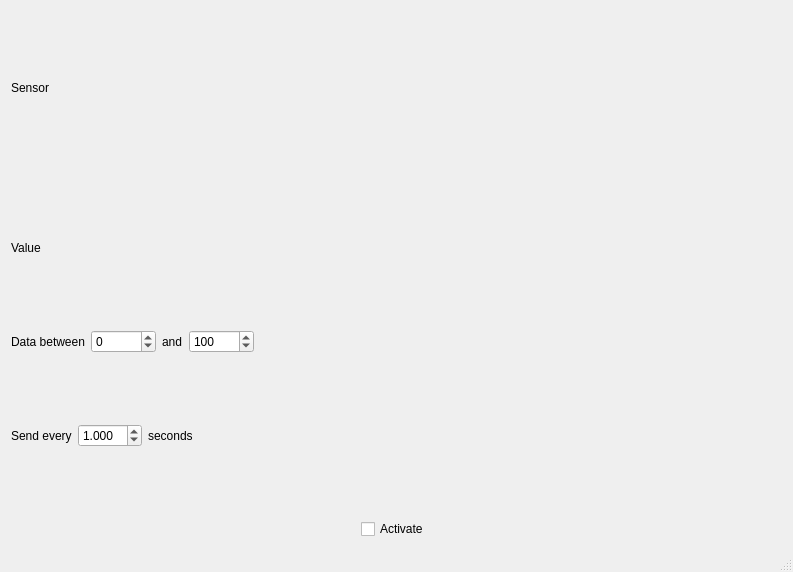
<?xml version="1.0" encoding="UTF-8"?>
<ui version="4.0">
 <class>MainWindow</class>
 <widget class="QMainWindow" name="MainWindow">
  <property name="geometry">
   <rect>
    <x>0</x>
    <y>0</y>
    <width>793</width>
    <height>572</height>
   </rect>
  </property>
  <property name="windowTitle">
   <string>MainWindow</string>
  </property>
  <widget class="QWidget" name="centralWidget">
   <layout class="QVBoxLayout" name="verticalLayout">
    <item>
     <widget class="QLabel" name="number_of_sensors">
      <property name="text">
       <string>Sensor</string>
      </property>
     </widget>
    </item>
    <item>
     <widget class="QLabel" name="number_of_values">
      <property name="text">
       <string>Value</string>
      </property>
     </widget>
    </item>
    <item>
     <layout class="QHBoxLayout" name="horizontalLayout" stretch="0,0,0,0,0">
      <item>
       <widget class="QLabel" name="label_3">
        <property name="text">
         <string>Data between</string>
        </property>
       </widget>
      </item>
      <item>
       <widget class="QSpinBox" name="min_value">
        <property name="minimum">
         <number>-99999</number>
        </property>
        <property name="maximum">
         <number>99999</number>
        </property>
       </widget>
      </item>
      <item>
       <widget class="QLabel" name="label_4">
        <property name="text">
         <string>and</string>
        </property>
       </widget>
      </item>
      <item>
       <widget class="QSpinBox" name="max_value">
        <property name="minimum">
         <number>-99999</number>
        </property>
        <property name="maximum">
         <number>99999</number>
        </property>
        <property name="value">
         <number>100</number>
        </property>
       </widget>
      </item>
      <item>
       <spacer name="horizontalSpacer">
        <property name="orientation">
         <enum>Qt::Horizontal</enum>
        </property>
        <property name="sizeHint" stdset="0">
         <size>
          <width>40</width>
          <height>20</height>
         </size>
        </property>
       </spacer>
      </item>
     </layout>
    </item>
    <item>
     <layout class="QHBoxLayout" name="horizontalLayout_2">
      <item>
       <widget class="QLabel" name="label_5">
        <property name="text">
         <string>Send every</string>
        </property>
       </widget>
      </item>
      <item>
       <widget class="QDoubleSpinBox" name="interval_time">
        <property name="decimals">
         <number>3</number>
        </property>
        <property name="minimum">
         <double>0.250000000000000</double>
        </property>
        <property name="maximum">
         <double>60.000000000000000</double>
        </property>
        <property name="singleStep">
         <double>0.250000000000000</double>
        </property>
        <property name="value">
         <double>1.000000000000000</double>
        </property>
       </widget>
      </item>
      <item>
       <widget class="QLabel" name="label_6">
        <property name="text">
         <string>seconds</string>
        </property>
       </widget>
      </item>
      <item>
       <spacer name="horizontalSpacer_2">
        <property name="orientation">
         <enum>Qt::Horizontal</enum>
        </property>
        <property name="sizeHint" stdset="0">
         <size>
          <width>40</width>
          <height>20</height>
         </size>
        </property>
       </spacer>
      </item>
     </layout>
    </item>
    <item>
     <layout class="QHBoxLayout" name="horizontalLayout_3" stretch="10,12">
      <item>
       <spacer name="horizontalSpacer_3">
        <property name="orientation">
         <enum>Qt::Horizontal</enum>
        </property>
        <property name="sizeType">
         <enum>QSizePolicy::Expanding</enum>
        </property>
        <property name="sizeHint" stdset="0">
         <size>
          <width>40</width>
          <height>20</height>
         </size>
        </property>
       </spacer>
      </item>
      <item>
       <widget class="QCheckBox" name="activate_checkbox">
        <property name="text">
         <string>Activate</string>
        </property>
       </widget>
      </item>
     </layout>
    </item>
   </layout>
  </widget>
  <widget class="QMenuBar" name="menuBar">
   <property name="geometry">
    <rect>
     <x>0</x>
     <y>0</y>
     <width>793</width>
     <height>21</height>
    </rect>
   </property>
  </widget>
  <widget class="QStatusBar" name="statusBar"/>
 </widget>
 <layoutdefault spacing="6" margin="11"/>
 <resources/>
 <connections/>
</ui>
